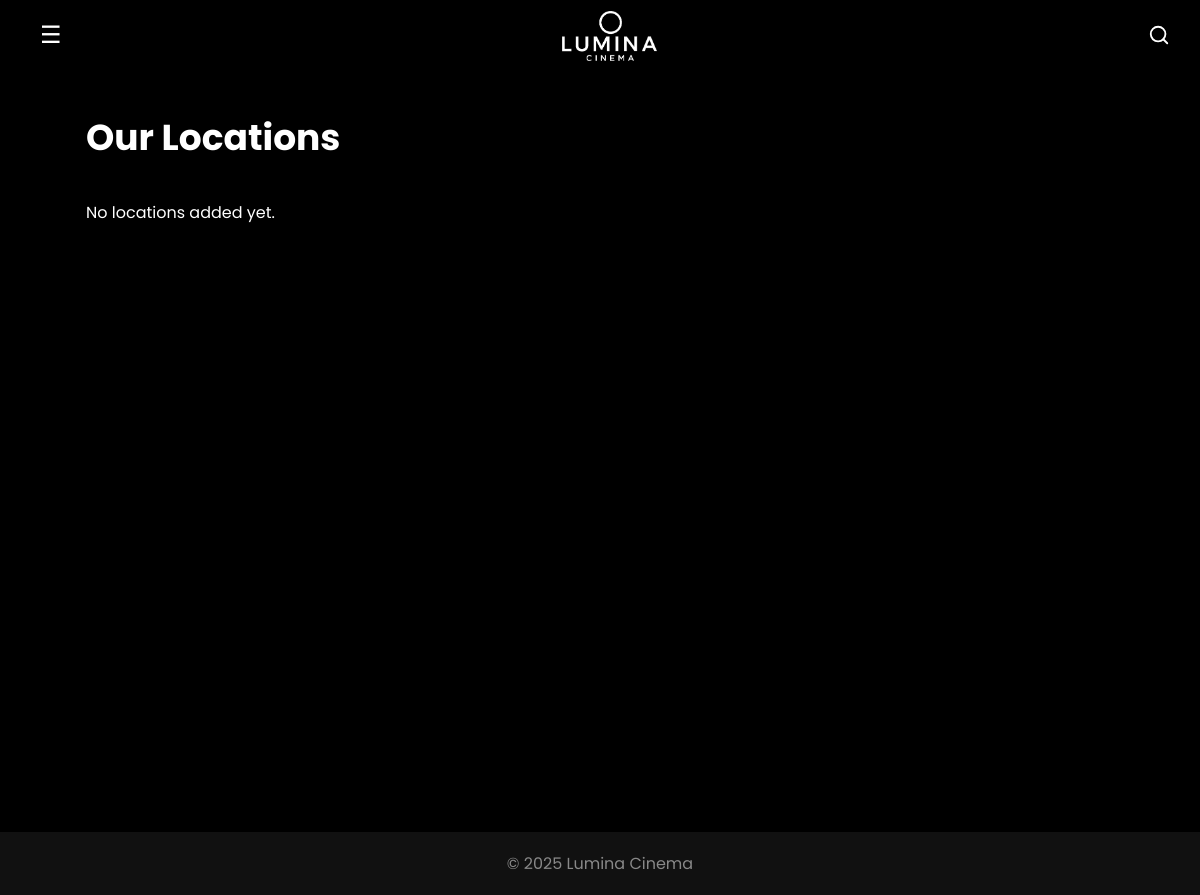
Page /locations.php on the earlier database version.
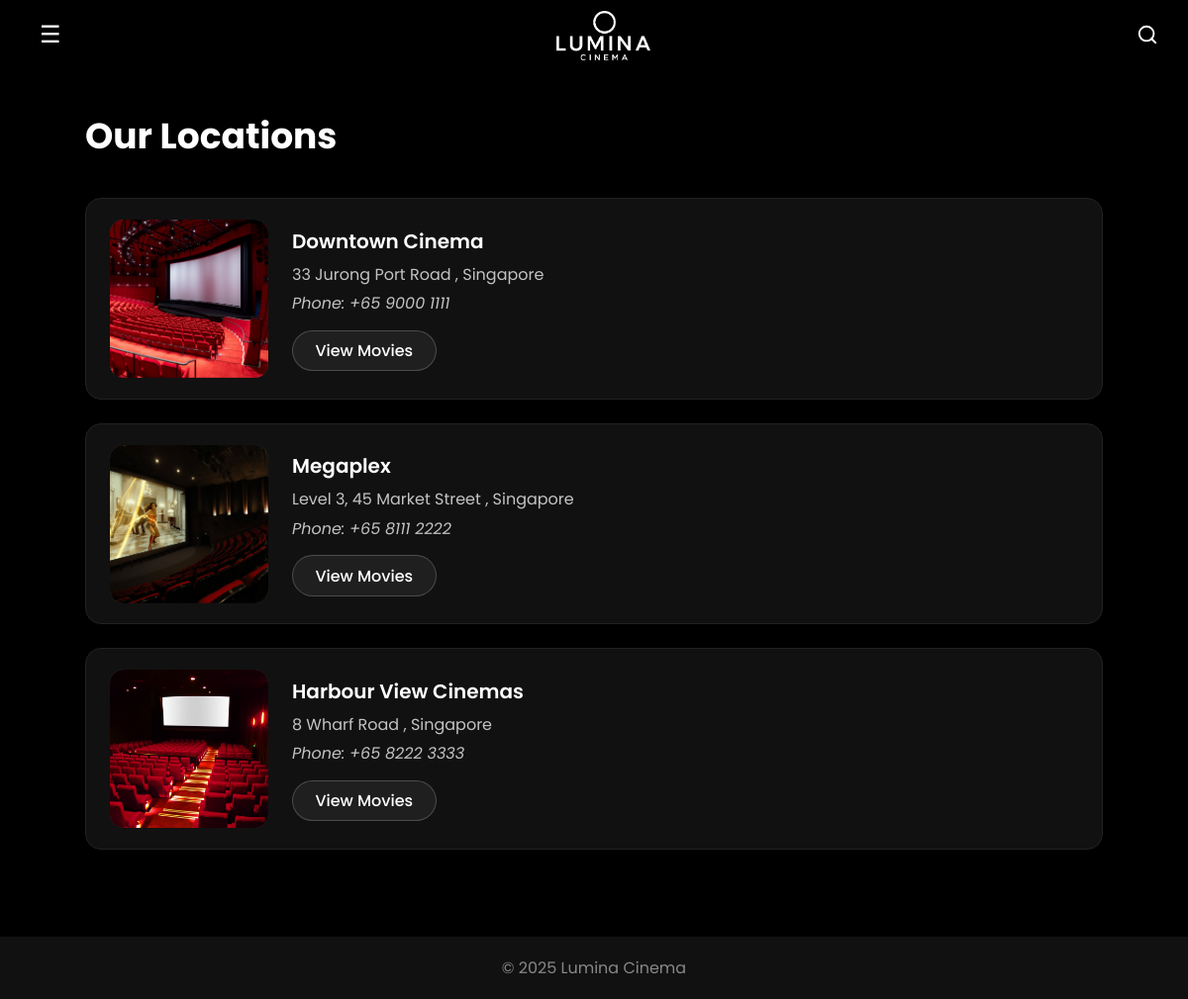
Same page on the later database version.
### tables this page shows
CREATE TABLE `locations` (
  `id` int(11) NOT NULL,
  `name` varchar(255) NOT NULL,
  `address` varchar(255) NOT NULL,
  `city` varchar(100) DEFAULT NULL,
  `phone` varchar(50) DEFAULT NULL,
  `image` varchar(255) DEFAULT NULL
);

### locations.php (the view, shortened to what this page needs)
<?php
require __DIR__ . '/db.php';
$locations = $pdo->query("SELECT * FROM locations")->fetchAll(PDO::FETCH_ASSOC);
?>
<!DOCTYPE html>
<html lang="en">
<head>
  <link rel="stylesheet" href="style.css">
</head>
<body>
  <?php include __DIR__ . '/header.php'; ?>
  <main class="locations-page">
    <h1>Our Locations</h1>
    <section class="locations-list">
      <?php if (empty($locations)): ?>
        <p>No locations added yet.</p>
      <?php else: ?>
        <?php foreach ($locations as $loc): ?>
          <article class="location-row">
            <div class="location-picture">
              <?php if (!empty($loc['image'])): ?>
                <img src="<?= htmlspecialchars($loc['image']) ?>" alt="<?= htmlspecialchars($loc['name']) ?>">
              <?php else: ?>
                <span style="opacity:.6;">Location Picture</span>
              <?php endif; ?>
            </div>
            <div class="location-info">
              <div class="location-name">
                <?= htmlspecialchars($loc['name']) ?>
              </div>
              <div class="location-address">
                <?= htmlspecialchars($loc['address']) ?>
                <?php if (!empty($loc['city'])): ?>
                  , <?= htmlspecialchars($loc['city']) ?>
                <?php endif; ?>
              </div>
              <div class="location-phone">
                Phone: +<?= htmlspecialchars($loc['phone']) ?>
              </div>
              <div class="location-actions">
                <a href="movies.php?location_id=<?= $loc['id'] ?>" class="btn-view-sessions">
                  View Movies
                </a>
              </div>
            </div>
          </article>
        <?php endforeach; ?>
      <?php endif; ?>
    </section>
  </main>
  <?php include __DIR__ . '/footer.php'; ?>
</body>
</html>

### header.php (shortened to what this page needs)
<!doctype html>
<html>
<head>
  <link rel="stylesheet" href="style.css">
</head>
<?php
$layoutAttr = isset($layout) ? "data-layout='$layout'" : "";
?>
<body <?= $layoutAttr ?>>
  <header class="templates-header">
    <button class="menu" id="menuBtn">☰</button>
    <h1 class="site-title">
      <a href="index.php">
        <img src="assets/images/luminaLogo.png" alt="Lumina Cinema Logo" class="site-logo">
      </a>
    </h1>
    <button type="button" class="icon-btn search-icon" id="searchToggle" aria-label="Search">
      <svg xmlns="http://www.w3.org/2000/svg" width="22" height="22" viewBox="0 0 24 24" fill="none"
        stroke="currentColor" stroke-width="2" stroke-linecap="round" stroke-linejoin="round">
        <circle cx="11" cy="11" r="8"></circle>
        <line x1="21" y1="21" x2="16.65" y2="16.65"></line>
      </svg>
    </button>
  </header>

### footer.php
<footer class="site-footer">
  <p>© 2025 Lumina Cinema</p>
</footer>
</body>
</html>

### style.css (style rules this page uses)
:root { --header-h: 70px; --text: #ffffff; --dim: #888; --bg: #000; --bg2: #111; --accent: #ffffff; --card-height: 700px; --grid-cols: 5; }
* { margin: 0; padding: 0; box-sizing: border-box; }
body { background: var(--bg); color: var(--text); font-family: "Poppins", sans-serif; overflow-x: hidden; }
.site-logo { display: inline-block; height: 50px; width: auto; vertical-align: middle; transition: transform 0.35s cubic-bezier(0.4, 0, 0.2, 1), opacity 0.35s ease; transform-origin: center center; }
.templates-header { position: fixed; top: 0; left: 0; right: 0; height: var(--header-h); z-index: 50; display: flex; align-items: center; justify-content: space-between; padding: 0 1.5rem; background: none; overflow: hidden; }
.templates-header::before { content: ""; position: absolute; top: 0; left: 0; right: 0; height: 100%; background: transparent; backdrop-filter: blur(20px); -webkit-backdrop-filter: blur(20px); -webkit-mask-image: linear-gradient( to bottom, rgba(0, 0, 0, 0.9) 0%, rgba(0, 0, 0, 0.8) 45%, rgba(0, 0, 0, 0) 100% ); mask-image: linear-gradient( to bottom, rgba(0, 0, 0, 0.95) 0%, rgba(0, 0, 0, 0.9) 55%, rgba(0, 0, 0, 0) 100% ); pointer-events: none; z-index: -2; }
.templates-header::after { content: ""; position: absolute; inset: 0; height: 100%; background: linear-gradient( to bottom, rgba(0, 0, 0, 0.75) 0%, rgba(0, 0, 0, 0.3) 55%, rgba(0, 0, 0, 0.05) 85%, rgba(0, 0, 0, 0) 100% ); pointer-events: none; z-index: -1; }
.templates-header a { text-decoration: none; color: var(--text); font-weight: 600; transition: 0.2s; }
.menu { background: none; border: 0; color: #fff; padding: 0.4rem 1rem; font-size: 1.5rem; cursor: pointer; }
#menuBtn { transition: transform 0.25s ease; transform-origin: center center; }
.icon-btn { background: none; border: none; color: white; cursor: pointer; display: inline-flex; align-items: center; justify-content: center; padding: 0.4rem; transition: transform 0.25s ease; text-decoration: none; }
.site-footer { text-align: center; padding: 1.2rem; background: var(--bg2); margin-top: 2rem; color: var(--dim); }
.locations-page { margin-top: var(--header-h, 70px); padding: 2.5rem 3vw 3.5rem; min-height: calc(100vh - var(--header-h, 70px)); background: #000; color: #fff; max-width: 1100px; margin-left: auto; margin-right: auto; }
.locations-page h1 { font-size: clamp(2rem, 3vw, 2.6rem); margin-bottom: 2.2rem; font-weight: 700; text-align: left; }
.locations-list { display: flex; flex-direction: column; gap: 1.5rem; }
.location-row { display: flex; gap: 1.5rem; background: #111; border: 1px solid #222; border-radius: 16px; padding: 1.3rem 1.5rem; align-items: center; box-shadow: 0 6px 16px rgba(0, 0, 0, 0.25); transition: transform 0.2s ease, box-shadow 0.4s ease; }
.location-picture { width: 160px; height: 160px; background: #444; border-radius: 14px; overflow: hidden; flex: 0 0 160px; display: flex; align-items: center; justify-content: center; }
.location-picture img { width: 100%; height: 100%; object-fit: cover; display: block; }
.location-info { flex: 1; display: flex; flex-direction: column; gap: 0.5rem; }
.location-name { font-size: 1.25rem; font-weight: 600; }
.location-address { opacity: 0.75; line-height: 1.35; }
.location-phone { opacity: 0.75; line-height: 1.35; font-style: italic; }
.location-actions { margin-top: 0.5rem; }
.btn-view-sessions { display: inline-block; background: #ffffff10; border: 1px solid #ffffff33; border-radius: 999px; color: #fff; padding: 0.45rem 1.4rem; text-decoration: none; font-weight: 500; transition: background 0.2s ease, border 0.2s ease, transform 0.2s ease; }

Differences in the rows shown:
added locations: image (picture), name "Downtown Cinema", address "33 Jurong Port Road", city "Singapore", phone "65 9000 1111"
added locations: image (picture), name "Megaplex", address "Level 3, 45 Market Street", city "Singapore", phone "65 8111 2222"
added locations: image (picture), name "Harbour View Cinemas", address "8 Wharf Road", city "Singapore", phone "65 8222 3333"
Other differences:
text no longer shown: "No locations added yet."
